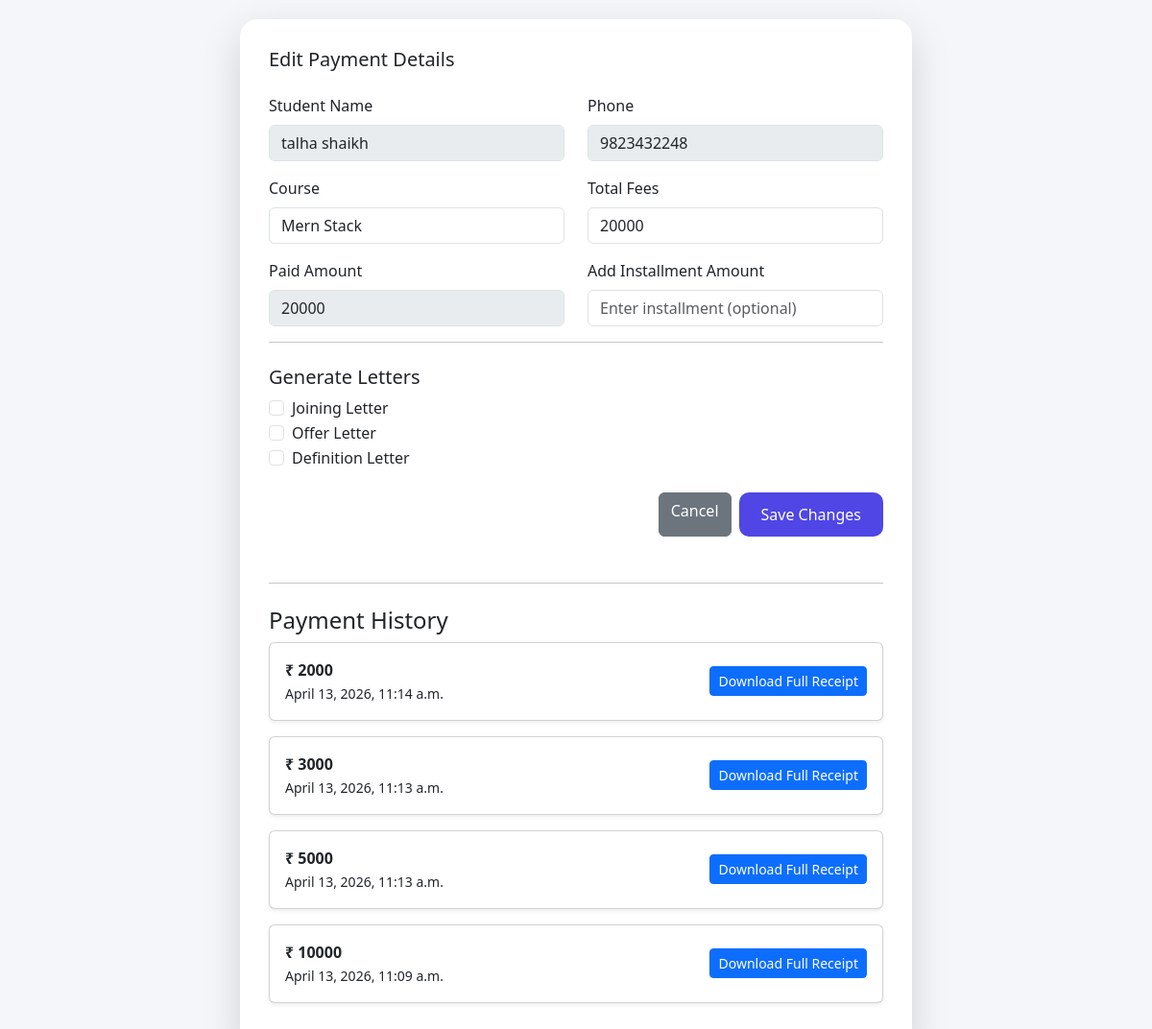
The app's page /student/edit/1/ with its own data.
### appname/models.py (models this page shows, shortened)
class Student(models.Model):
    FNAME = models.CharField(max_length=50)
    LNAME = models.CharField(max_length=50)
    BIRTHDAY = models.DateField(null=True, blank=True)
    GENDER = models.CharField(max_length=10, blank=True)
    EMAIL = models.EmailField(unique=False)
    PHONE = models.CharField(max_length=10, blank=True)
    ADDRESS = models.CharField(max_length=200, blank=True)
    CITY = models.CharField(max_length=50, blank=True)
    COLLEGENAME = models.CharField(max_length=100, blank=True)
    QUALIFICATION = models.CharField(max_length=50, blank=True, null=True)
    BRANCH = models.CharField(max_length=50, blank=True)
    PASSING_YEAR = models.CharField(max_length=10, blank=True)
    TECHNOLOGY = models.CharField(max_length=50, blank=True)
    STATUS_CHOICES = [
        ('visiting', 'visiting'),
        ('adjoining', 'Adjoining'),
        ('pending', 'Pending'),
        ('rejected', 'Rejected'),
    ]
    status = models.CharField(
        max_length=20,
        choices=STATUS_CHOICES,
        default='visiting'
    )
    visiting_at = models.DateTimeField(auto_now_add=True)
    joining_at = models.DateTimeField(null=True, blank=True)
    COURSE_CHOICES = [
        ('python', 'Python'),
        ('django', 'Django'),
        ('fullstack', 'Full Stack'),
    ]
    course = models.CharField(
        max_length=50,
        choices=COURSE_CHOICES,
        null=True,
        blank=True
    )
    total_fees = models.IntegerField(null=True, blank=True)
    paid_fees = models.IntegerField(default=0)
    remaining_fees = models.IntegerField(null=True, blank=True)

class Installment(models.Model):
    student = models.ForeignKey(Student, on_delete=models.CASCADE, related_name="installments")
    amount = models.IntegerField()
    payment_date = models.DateTimeField(auto_now_add=True)

### appname/views.py (the view, shortened to what this page needs)
# urls.py: path('student/edit/<int:id>/', views.student_edit, name='student_edit'),
def student_edit(request, id):
    student = get_object_or_404(Student, id=id)
    installments = student.installments.all().order_by("-payment_date")
    return render(request, "student_edit.html", {
        "s": student,
        "installments": installments
    })

### templates/student_edit.html (shortened to what this page needs)
{% load static %}
<!DOCTYPE html>
<html>
<head>
    <link href="https://cdn.jsdelivr.net/npm/bootstrap@5.3.3/dist/css/bootstrap.min.css" rel="stylesheet">
</head>
<body>
    <div class="modal-card">
        <h5 class="mb-4">Edit Payment Details</h5>
        <form method="POST">
            <div class="row mb-3">
                <div class="col-md-6">
                    <label class="form-label">Student Name</label>
                    <input type="text" class="form-control" value="{{ s.FNAME }} {{ s.LNAME }}" disabled>
                </div>
                <div class="col-md-6">
                    <label class="form-label">Phone</label>
                    <input type="text" class="form-control" value="{{ s.PHONE }}" disabled>
                </div>
            </div>
            <div class="row mb-3">
                <div class="col-md-6">
                    <label class="form-label">Course</label>
                    <input type="text" name="course" class="form-control" value="{{ s.course }}">
                </div>
                <div class="col-md-6">
                    <label class="form-label">Total Fees</label>
                    <input type="number" name="total_fees" class="form-control" value="{{ s.total_fees }}">
                </div>
            </div>
            <div class="row mb-3">
                <div class="col-md-6">
                    <label class="form-label">Paid Amount</label>
                    <input type="number" class="form-control" value="{{ s.paid_fees }}" disabled>
                </div>
                <div class="col-md-6">
                    <label class="form-label">Add Installment Amount</label>
                    <input type="number" name="installment" class="form-control"
                        placeholder="Enter installment (optional)">
                </div>
            </div>
            <hr>
            <h5 class="mt-4">Generate Letters</h5>
            <div class="form-check">
                <input class="form-check-input" type="checkbox" name="joining_letter" value="1">
                <label class="form-check-label">Joining Letter</label>
            </div>
            <div class="form-check">
                <input class="form-check-input" type="checkbox" name="offer_letter" value="1">
                <label class="form-check-label">Offer Letter</label>
            </div>
            <div class="form-check">
                <input class="form-check-input" type="checkbox" name="definition_letter" value="1">
                <label class="form-check-label">Definition Letter</label>
            </div>
            <div class="d-flex justify-content-end gap-2 mt-4">
                <a href="/JoiningStudents/" class="btn btn-secondary">Cancel</a>
                <button type="submit" class="btn btn-save">Save Changes</button>
            </div>
        </form>
        <hr class="mt-5">
        <h4 class="mt-4">Payment History</h4>
        {% if installments %}
        {% for inst in installments %}
        <div class="card mb-3 p-3 shadow-sm">
            <div class="d-flex justify-content-between align-items-center">
                <div>
                    <strong>₹ {{ inst.amount }}</strong><br>
                    <small>{{ inst.payment_date }}</small>
                </div>
                <a href="{% url 'generate_receipt' s.id %}" class="btn btn-primary btn-sm">
                    Download Full Receipt
                </a>
            </div>
        </div>
        {% endfor %}
        {% else %}
        <p>No payments yet.</p>
        {% endif %}
    </div>
</body>
</html>

### templates/student_edit.html (style rules this page uses)
body { background: #f4f6f9; min-height: 100vh; padding: 20px; }
.modal-card { max-width: 700px; margin: 0 auto; background: white; border-radius: 18px; padding: 30px; box-shadow: 0 15px 40px rgba(0, 0, 0, .15); }
.btn-save { background: #4f46e5; color: white; border-radius: 10px; padding: 10px 22px; }

### records on screen
Student: FNAME "talha shaikh", PHONE "9823432248", course "Mern Stack", total_fees "20000", paid_fees "20000"
Installment: amount "2000", payment_date "April 13, 2026, 11:14 a.m."
Installment: amount "3000", payment_date "April 13, 2026, 11:13 a.m."
Installment: amount "5000", payment_date "April 13, 2026, 11:13 a.m."
Installment: amount "10000", payment_date "April 13, 2026, 11:09 a.m."
